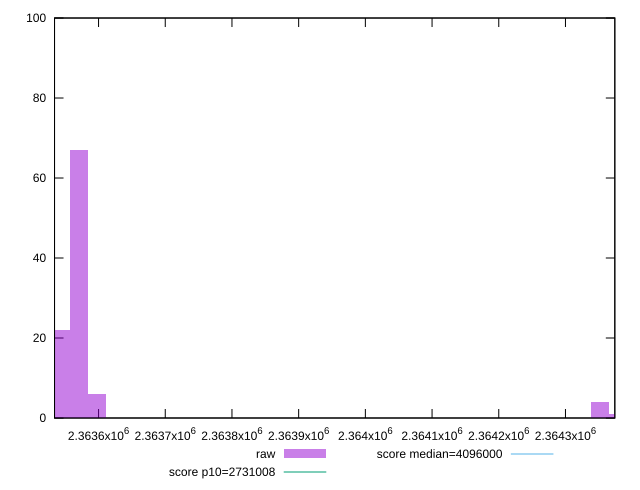

Write gnuplot code to recreate this figure.
reset

$raw <<EOF
2363570.5716606104 67
2364352.006381903 4
2363543.6256357385 22
2363597.5176854827 6
2364378.952406775 1
EOF

set key outside below
set boxwidth 26.946024872149696
set xrange [2363534:2364374]
set yrange [0:100]
set trange [0:100]
set style fill transparent solid 0.5 noborder

set parametric
set terminal svg size 640, 490 enhanced background rgb 'white'
set output "reprap/total-byte-weight/samples/pages+cached+noexternal+nomedia/raw/histogram.svg"

plot $raw title "raw" with boxes, \
     2731008,t title "score p10=2731008", \
     4096000,t title "score median=4096000"

reset
